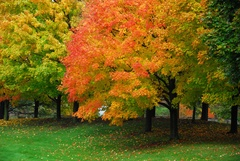
#> input picture Assignment-2/Images/fall-colours.jpg, 240 x 161 px, shrunk from 600 x 402 before the run
$ jupyter execute Assignment-2.ipynb
#> lines starting #> are read from the running program, lines starting #| are printed output that depends on the picture
#> further down, image is the input picture: shape (161, 240, 3); mean B, G, R 22.3, 95.9, 113.4
# Assignment-2
By K. Sai Somanath, 18MCMT28, M.Tech, CS.

## Question 1
Implmenting a ordered color dithering algorithm

The mask used is inspired form the Bayers mask. The image is intially filled white color(255,255,255). Over that, the CMY colors are used.

The image is scaled by 4 times.

[cell 1]
import numpy as np
import cv2
import matplotlib.pyplot as plt
import math

[cell 2]
def color_dithering(image):
    output_img = np.full((image.shape[0]*4, image.shape[1]*4, 3), 255,np.uint8)

    # Locations fo each color component
    c_ind = [[0,1],[0,3],[2,1],[2,2],[2,3]]
    m_ind = [[0,2],[1,1],[1,3],[3,1],[3,3],[2,0]]
    y_ind = [[0,0],[1,0],[1,2],[3,0],[3,2]]
    (heigth, width) = image.shape[:2]
#> heigth = 161; width = 240
    for i in range(image.shape[0]):
        for j in range(image.shape[1]):
            c_val = 255 - image[i,j,2]
            m_val = 255 - image[i,j,1]
            y_val = 255 - image[i,j,0]

            # Find number of dots to be set for C,M,Y using unitary method
            c_dots = ( len(c_ind) * c_val ) // 255
            m_dots = ( len(m_ind) * m_val ) // 255
            y_dots = ( len(y_ind) * y_val ) // 255

            x,y = i*4, j*4
            for k in range(c_dots): # for cyan, set B and G
                output_img[x + c_ind[k][0],y + c_ind[k][1]] = [255,255,0]

            for k in range(m_dots): # for magenta, set B and R
                output_img[x + m_ind[k][0],y + m_ind[k][1]] = [255,0,255]

            for k in range(y_dots): # for yellow, set G and R
                output_img[x + y_ind[k][0],y + y_ind[k][1]] = [0,255,255]
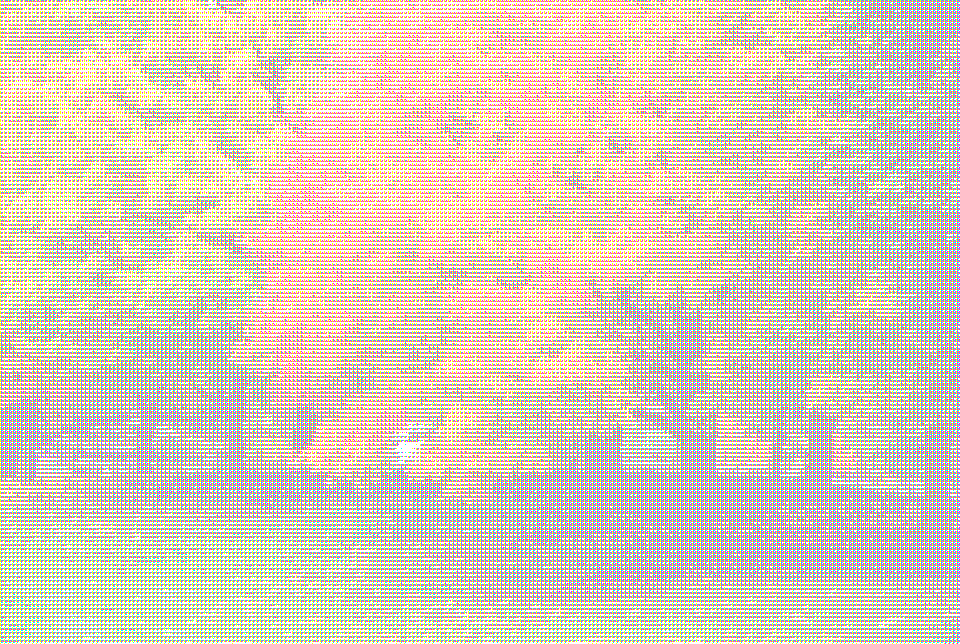
#> output_img: shape (644, 960, 3); mean B, G, R 190.3, 203.2, 218.6


    plt.imshow(cv2.cvtColor(output_img,cv2.COLOR_BGR2RGB))
    plt.show()
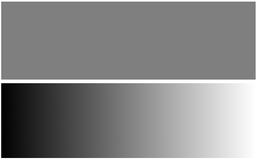
#> input picture Assignment-2/Images/ed-eg.png, 256 x 160 px, shrunk from 640 x 400 before the run
#> further down, image is the input picture: shape (160, 256, 3); min 0, max 255, mean 133.7
#| (160, 256, 3)
    # Save in the current directory
    cv2.imwrite('Dithered.jpg', output_img)
    print('Image saved in current directory')
    return

[cell 3]
image = cv2.imread('Images/fall-colours.jpg')
color_dithering(image)

## Question 2

[cell 4]
def my_dithering(in_image):
    image = cv2.copyMakeBorder(in_image, 1, 1, 1, 1, cv2.BORDER_CONSTANT)
    (x, y, z) = image.shape
    for k in range(z):
        for i in range(1, x-1):
            for j in range(1, y-1):
                    old_pixel = image[i][j][k]
                    new_pixel = 255 * math.floor(old_pixel / 128)
                    image[i][j][k] = new_pixel
                    error = old_pixel - new_pixel
                    image[i + 1][j    ][k] = image[i + 1][j    ][k] + error * (5 / 10.)
                    image[i - 1][j + 1][k] = image[i - 1][j + 1][k] + error * (5 / 10.)
    return image

[cell 5]
def floyd_dithering(in_image):
    image = cv2.copyMakeBorder(in_image, 1, 1, 1, 1, cv2.BORDER_CONSTANT)
#> image: shape (162, 258, 3)
    (x, y, z) = image.shape
#> x = 162; y = 258; z = 3
    print(image.dtype)
#| uint8
    for k in range(z):
        for i in range(1, x-1):
            for j in range(1, y-1):
                old_pixel = image[i][j][k]
                new_pixel = 255 * math.floor(old_pixel / 128)
                image[i][j][k] = new_pixel
                error = old_pixel - new_pixel
                image[i + 1][j    ][k] = image[i + 1][j    ][k] + error * (7 / 16.)
                image[i - 1][j + 1][k] = image[i - 1][j + 1][k] + error * (3 / 16.)
                image[i    ][j + 1][k] = image[i    ][j + 1][k] + error * (5 / 16.)
                image[i + 1][j + 1][k] = image[i + 1][j + 1][k] + error * (1 / 16.)
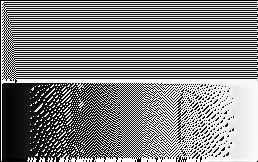
#> image: shape (162, 258, 3); min 0, max 255, mean 129.6
    return image

[cell 6]
image = cv2.imread('Images/ed-eg.png')
print(image.shape)
plt.imshow(cv2.cvtColor(image, cv2.COLOR_BGR2RGB))
plt.title('Before Dithering')
plt.show()
img = floyd_dithering(cv2.cvtColor(image, cv2.COLOR_BGR2RGB))
print('Type:', img.dtype)
#| Type: uint8
plt.imshow(img, cmap="gray")
cv2.imwrite('Floyd.jpg', img)
plt.title('After Dithering by Floyd')
plt.show()
my_img = my_dithering(cv2.cvtColor(image, cv2.COLOR_BGR2RGB))
#> after the loop in my_dithering, `for k in range(z):`:
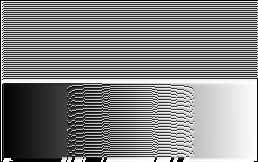
#> image: shape (162, 258, 3); min 0, max 255, mean 130.1
cv2.imwrite('My.jpg', my_img)
plt.imshow(my_img)
plt.title('After Dithering by My algorithm')
plt.show()

### Observations
**1. Upper section**
    * Flyods method produces a squared pattern in the upper section of the image
    * My dithering algorithm gives a stipe pattern in the upper section, due to the choice of the direction of the error diffusion

**2. Lower section**
    * Floyd's algorithm seems to produce various pattern at various gray levels. We can see the checkboard pattern around 128 gray level.
    * My algorithm produces a stipe pattern at ariund 128 gray levels. It does not produces any patterns at the extreme values. It then gives out a horizontal stripe pattern which are varying in intesity on either side of the of the 128 gray levels.

## Question 3
**Implement an algorithm to simulate the grayscale output from a colour filter array.**

[cell 7]
def masks(shape, pattern):
#> called with shape = (2, 2), pattern = 'RGGB'
    pattern = pattern.upper()

    channels = dict((channel, np.zeros(shape)) for channel in 'RGB')
    for channel, (y, x) in zip(pattern, [(0, 0), (0, 1), (1, 0), (1, 1)]):
        channels[channel][y::2, x::2] = 1

    return tuple(channels[c].astype(bool) for c in 'RGB')

print(masks((2,2 ), 'RGGB'))

[cell 8]
def colour_filter(image, _filter):
    image = cv2.copyMakeBorder(img, 1, 1, 1, 1, cv2.BORDER_CONSTANT)
    (height, width, channals) = image.shape
    img_cfa = np.zeros(image.shape[:2])
    r, g, b = masks(image.shape[:2], 'RGGB')
    img_cfa = image[:,:,0] * r + image[:,:,1] * g + image[:,:,2] * b
    return img_cfa, r, g, b

[cell 9]
img = cv2.imread('Images/orange-flower.ppm')
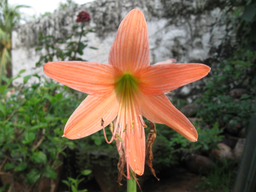
#> input picture Assignment-2/Images/orange-flower.ppm, 256 x 192 px, shrunk from 640 x 480 before the run
#> img is the input picture: shape (192, 256, 3); mean B, G, R 80.4, 100.8, 114.5
img = cv2.cvtColor(img, cv2.COLOR_BGR2RGB)
plt.imshow(img)
plt.show()
_filter = np.array([[1,2],[0,2]])
output, _r, _g, _b = colour_filter(img, _filter)
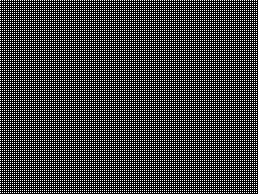
#> _r: shape (194, 258) bool; 25% white in thin lines or dots
#> _g: shape (194, 258) bool; 50% white in thin lines or dots
#> _b: shape (194, 258) bool; 25% white in thin lines or dots
plt.imshow(output,cmap='gray')
plt.title('CFA')
plt.show()

**Implement a demosaicking algorithm.**

[cell 10]
def bilinear_interpolation(img_pad, isG=False):
#> called with isG = False
    new_image = img_pad.copy()
    conv_rb = np.array(
    [[0.25, 0.5, 0.25],
     [0.5, 1, 0.5],
     [0.25, 0.5, 0.25]])
    conv_g = np.array(
        [[0, 0.25, 0],
         [0.25, 1, 0.25],
         [0, 0.25, 0]])
    (height, width) = img_pad.shape
#> height = 194; width = 258
    neighbours = [0] * 9
    for i in range(1, height-1):
        for j in range(1, width-1):
            neighbours[0] = img_pad[i-1, j-1]
            neighbours[1] = img_pad[i-1, j]
            neighbours[2] = img_pad[i-1, j+1]
            neighbours[3] = img_pad[i, j-1]
            neighbours[4] = img_pad[i, j]
            neighbours[5] = img_pad[i, j+1]
            neighbours[6] = img_pad[i+1, j-1]
            neighbours[7] = img_pad[i+1, j]
            neighbours[8] = img_pad[i+1, j+1]
            neighbours = np.array(neighbours).reshape(3, 3)
            if isG is True:
                new_image[i,j] = (neighbours * conv_g).sum()
            else:
                new_image[i,j] = (neighbours * conv_rb).sum()
            neighbours = neighbours.flatten()
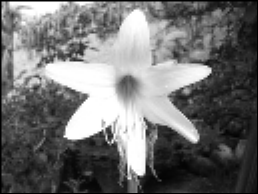
#> new_image: shape (194, 258); min 0, max 255, mean 111.7
#> after the loop, neighbours = [0, 0, 0, 0, 11, 0, 0, 0, 0]

    return new_image

def demosaic(image_cfa, _filter):
    r, g, b = masks(image_cfa.shape, _filter)
    return np.stack((bilinear_interpolation(image_cfa * r),
                           bilinear_interpolation(image_cfa * g, True),
                           bilinear_interpolation(image_cfa * b)), axis=2)
#> call 2 of bilinear_interpolation, with isG = True
#> after the loop in bilinear_interpolation (call 2), `for i in range(1, height-1):`:
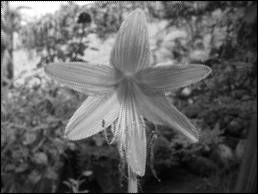
#> new_image: shape (194, 258); min 0, max 255, mean 98.6
#> after the loop in bilinear_interpolation (call 2), `for i in range(1, height-1):`: neighbours = [0, 14, 0, 16, 0, 0, 0, 0, 0]
#> call 3 of bilinear_interpolation, with isG = False
#> after the loop in bilinear_interpolation (call 3), `for i in range(1, height-1):`:
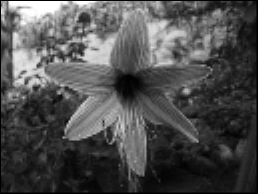
#> new_image: shape (194, 258); min 0, max 255, mean 78.6
#> after the loop in bilinear_interpolation (call 3), `for i in range(1, height-1):`: neighbours = [14, 0, 0, 0, 0, 0, 0, 0, 0]
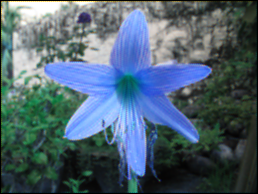
#> returned value: shape (194, 258, 3); mean of channels 0, 1, 2 111.7, 98.6, 78.6; drawn as B, G, R
